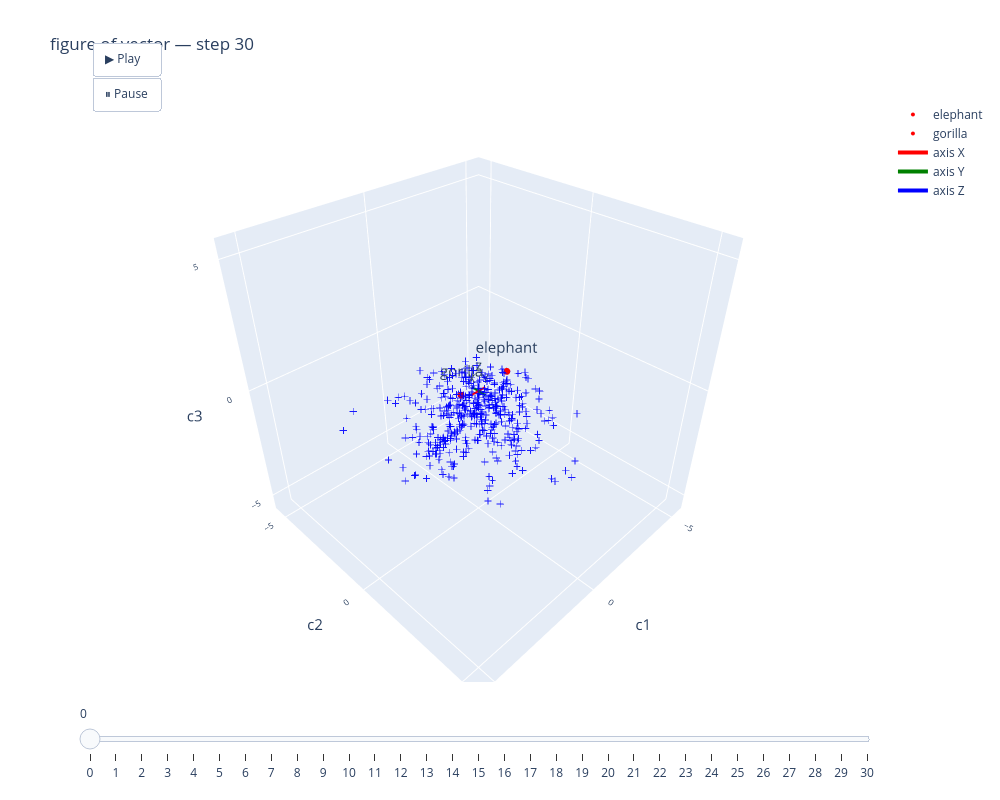

The notebook cell this image was saved under:
### Markdown cell above
## Visu

### Code cell
components_to_fig_3D_animation(
    history_components=states, encoder=dataset_with_weight.encoder, highlight_words=["elephant", "gorilla"],
    words_display=None, nb_neighbors=None, default_point_opacity = 0.9, default_point_color="blue", text_size=15

)
print("toto")

### Figure 1 — Plotly figure (JSON) as saved in the notebook; plotly's stock layout.template omitted (floating-point values rounded to 4 significant figures; data arrays with more than 128 entries replaced by an {"elided": "..."} marker saying what was removed)
{"data": [{"hovertemplate": "<b>%{hovertext}</b><br><br>x=%{x}<br>y=%{y}<br>z=%{z}<extra></extra>", "hovertext": {"elided": "410 str values"}, "legendgroup": "", "marker": {"color": "blue", "opacity": 0.9, "size": 4, "symbol": "cross"}, "mode": "markers", "name": "", "scene": "scene", "showlegend": false, "type": "scatter3d", "x": {"elided": "410 float values"}, "y": {"elided": "410 float values"}, "z": {"elided": "410 float values"}}, {"marker": {"color": "red", "size": 4, "symbol": "circle"}, "mode": "markers+text", "name": "elephant", "text": ["elephant"], "textfont": {"size": 15}, "textposition": "top center", "type": "scatter3d", "x": [-1.111], "y": [0.3068], "z": [0.4547]}, {"marker": {"color": "red", "size": 4, "symbol": "circle"}, "mode": "markers+text", "name": "gorilla", "text": ["gorilla"], "textfont": {"size": 15}, "textposition": "top center", "type": "scatter3d", "x": [0.1841], "y": [-0.7069], "z": [-0.4384]}, {"line": {"color": "red", "width": 4}, "mode": "lines", "name": "axis X", "type": "scatter3d", "x": [-0.3343, 0.3343], "y": [0, 0], "z": [0, 0]}, {"line": {"color": "green", "width": 4}, "mode": "lines", "name": "axis Y", "type": "scatter3d", "x": [0, 0], "y": [-0.3343, 0.3343], "z": [0, 0]}, {"line": {"color": "blue", "width": 4}, "mode": "lines", "name": "axis Z", "type": "scatter3d", "x": [0, 0], "y": [0, 0], "z": [-0.3343, 0.3343]}, {"line": {"color": "red", "width": 6}, "mode": "lines", "showlegend": false, "type": "scatter3d", "x": [0.3343, 0.3317], "y": [0, 0], "z": [0, 0]}, {"line": {"color": "green", "width": 6}, "mode": "lines", "showlegend": false, "type": "scatter3d", "x": [0, 0], "y": [0.3343, 0.3317], "z": [0, 0]}, {"line": {"color": "blue", "width": 6}, "mode": "lines", "showlegend": false, "type": "scatter3d", "x": [0, 0], "y": [0, 0], "z": [0.3343, 0.3317]}, {"mode": "text", "showlegend": false, "text": ["X"], "textposition": "top center", "type": "scatter3d", "x": [0.3343], "y": [0], "z": [0]}, {"mode": "text", "showlegend": false, "text": ["Y"], "textposition": "top center", "type": "scatter3d", "x": [0], "y": [0.3343], "z": [0]}, {"mode": "text", "showlegend": false, "text": ["Z"], "textposition": "top center", "type": "scatter3d", "x": [0], "y": [0], "z": [0.3343]}], "layout": {"height": 800, "legend": {"tracegroupgap": 0}, "scene": {"aspectmode": "cube", "bgcolor": "white", "domain": {"x": [0, 1], "y": [0, 1]}, "xaxis": {"nticks": 4, "range": [-5.702, 5.702], "tickfont": {"size": 10}, "title": {"font": {"size": 15}, "text": "c1"}}, "yaxis": {"nticks": 4, "range": [-5.702, 5.702], "tickfont": {"size": 10}, "title": {"font": {"size": 15}, "text": "c2"}}, "zaxis": {"nticks": 4, "range": [-5.702, 5.702], "tickfont": {"size": 10}, "title": {"font": {"size": 15}, "text": "c3"}}}, "sliders": [{"pad": {"b": 10}, "steps": [{"args": [["step_0"]], "label": "0", "method": "animate"}, {"args": [["step_1"]], "label": "1", "method": "animate"}, {"args": [["step_2"]], "label": "2", "method": "animate"}, {"args": [["step_3"]], "label": "3", "method": "animate"}, {"args": [["step_4"]], "label": "4", "method": "animate"}, {"args": [["step_5"]], "label": "5", "method": "animate"}, {"args": [["step_6"]], "label": "6", "method": "animate"}, {"args": [["step_7"]], "label": "7", "method": "animate"}, {"args": [["step_8"]], "label": "8", "method": "animate"}, {"args": [["step_9"]], "label": "9", "method": "animate"}, {"args": [["step_10"]], "label": "10", "method": "animate"}, {"args": [["step_11"]], "label": "11", "method": "animate"}, {"args": [["step_12"]], "label": "12", "method": "animate"}, {"args": [["step_13"]], "label": "13", "method": "animate"}, {"args": [["step_14"]], "label": "14", "method": "animate"}, {"args": [["step_15"]], "label": "15", "method": "animate"}, {"args": [["step_16"]], "label": "16", "method": "animate"}, {"args": [["step_17"]], "label": "17", "method": "animate"}, {"args": [["step_18"]], "label": "18", "method": "animate"}, {"args": [["step_19"]], "label": "19", "method": "animate"}, {"args": [["step_20"]], "label": "20", "method": "animate"}, {"args": [["step_21"]], "label": "21", "method": "animate"}, {"args": [["step_22"]], "label": "22", "method": "animate"}, {"args": [["step_23"]], "label": "23", "method": "animate"}, {"args": [["step_24"]], "label": "24", "method": "animate"}, {"args": [["step_25"]], "label": "25", "method": "animate"}, {"args": [["step_26"]], "label": "26", "method": "animate"}, {"args": [["step_27"]], "label": "27", "method": "animate"}, {"args": [["step_28"]], "label": "28", "method": "animate"}, {"args": [["step_29"]], "label": "29", "method": "animate"}, {"args": [["step_30"]], "label": "30", "method": "animate"}]}], "title": {"text": "figure of vector — step 30"}, "updatemenus": [{"buttons": [{"args": [null], "label": "▶ Play", "method": "animate"}, {"args": [[null], {"frame": {"duration": 0}}], "label": "⏸ Pause", "method": "animate"}], "showactive": false, "type": "buttons", "x": 0.1, "y": 1.1}], "width": 1000}}
